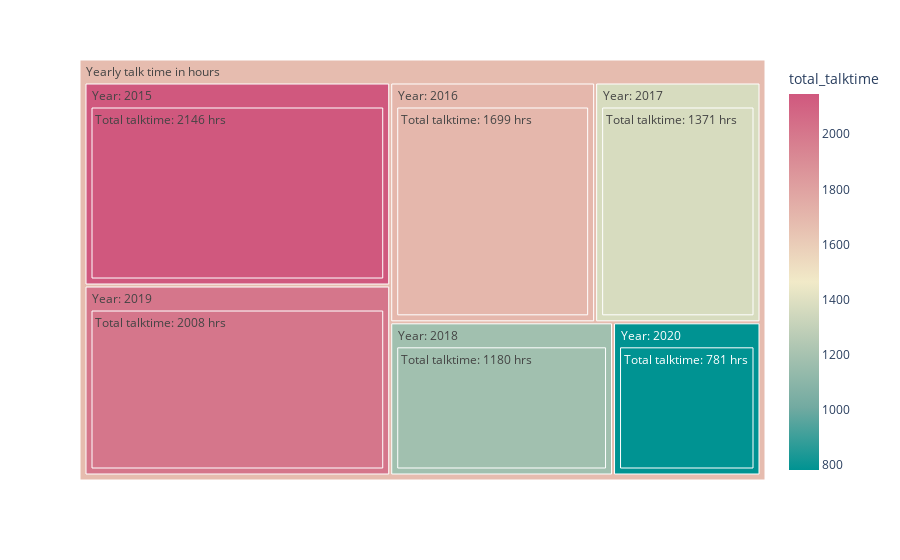

Here is the notebook cell this chart was saved with:
### Markdown cell above
### Total used talk time every year 

Here used talk time is visualized for every year.

### Code cell
fig = px.treemap(df_talktime, 
                 path=['label','year','total_talktime_label'], 
                 values='total_talktime',
                 color_continuous_scale='tealrose',
                 color='total_talktime'#,
                 #title='Total used talk time every year'
                )
fig.write_html("tt.html")
fig.show()

### Figure 1 — Plotly figure (JSON) as saved in the notebook; plotly's stock layout.template omitted (floating-point values rounded to 4 significant figures)
{"data": [{"branchvalues": "total", "customdata": [[1180], [1371], [1699], [2008], [2146], [781], [2146], [1699], [1371], [1180], [2008], [781], [1677.0]], "domain": {"x": [0, 1], "y": [0, 1]}, "hovertemplate": "labels=%{label}<br>total_talktime_sum=%{value}<br>parent=%{parent}<br>id=%{id}<br>total_talktime=%{color}<extra></extra>", "ids": ["Yearly talk time in hours/Year: 2018/Total talktime: 1180 hrs", "Yearly talk time in hours/Year: 2017/Total talktime: 1371 hrs", "Yearly talk time in hours/Year: 2016/Total talktime: 1699 hrs", "Yearly talk time in hours/Year: 2019/Total talktime: 2008 hrs", "Yearly talk time in hours/Year: 2015/Total talktime: 2146 hrs", "Yearly talk time in hours/Year: 2020/Total talktime: 781 hrs", "Yearly talk time in hours/Year: 2015", "Yearly talk time in hours/Year: 2016", "Yearly talk time in hours/Year: 2017", "Yearly talk time in hours/Year: 2018", "Yearly talk time in hours/Year: 2019", "Yearly talk time in hours/Year: 2020", "Yearly talk time in hours"], "labels": ["Total talktime: 1180 hrs", "Total talktime: 1371 hrs", "Total talktime: 1699 hrs", "Total talktime: 2008 hrs", "Total talktime: 2146 hrs", "Total talktime: 781 hrs", "Year: 2015", "Year: 2016", "Year: 2017", "Year: 2018", "Year: 2019", "Year: 2020", "Yearly talk time in hours"], "marker": {"coloraxis": "coloraxis", "colors": [1180, 1371, 1699, 2008, 2146, 781, 2146, 1699, 1371, 1180, 2008, 781, 1677.0]}, "name": "", "parents": ["Yearly talk time in hours/Year: 2018", "Yearly talk time in hours/Year: 2017", "Yearly talk time in hours/Year: 2016", "Yearly talk time in hours/Year: 2019", "Yearly talk time in hours/Year: 2015", "Yearly talk time in hours/Year: 2020", "Yearly talk time in hours", "Yearly talk time in hours", "Yearly talk time in hours", "Yearly talk time in hours", "Yearly talk time in hours", "Yearly talk time in hours", ""], "type": "treemap", "values": [1180, 1371, 1699, 2008, 2146, 781, 2146, 1699, 1371, 1180, 2008, 781, 9185]}], "layout": {"coloraxis": {"colorbar": {"title": {"text": "total_talktime"}}, "colorscale": [[0, "rgb(0, 147, 146)"], [0.1667, "rgb(114, 170, 161)"], [0.3333, "rgb(177, 199, 179)"], [0.5, "rgb(241, 234, 200)"], [0.6667, "rgb(229, 185, 173)"], [0.8333, "rgb(217, 137, 148)"], [1, "rgb(208, 88, 126)"]]}, "legend": {"tracegroupgap": 0}, "margin": {"t": 60}}}
